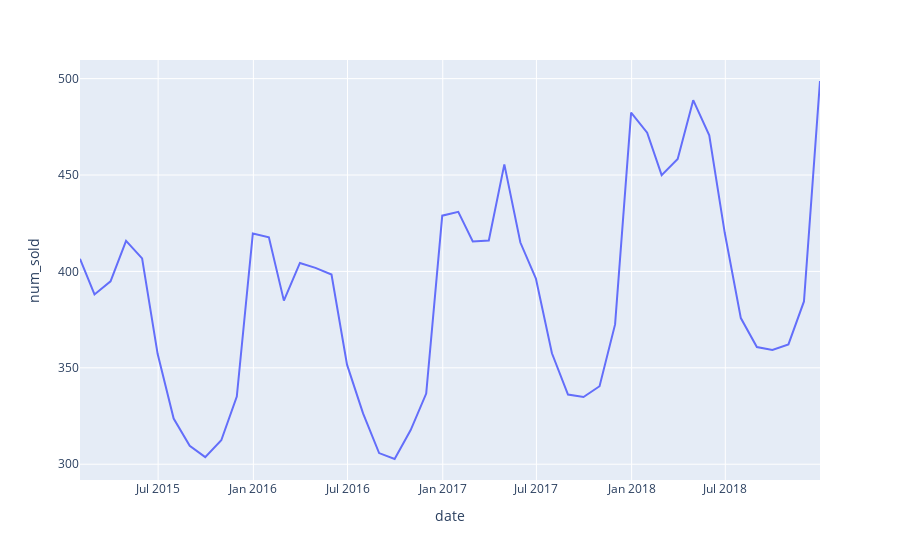

Notebook code cell kept with this figure:
### Code cell
fig_4 = px.line(train_year,x='date',y='num_sold')
fig_4.show()
